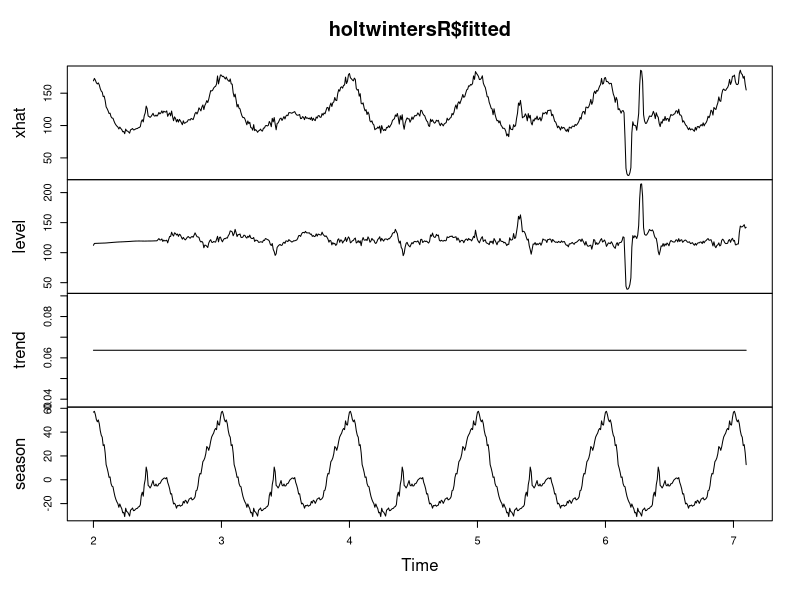
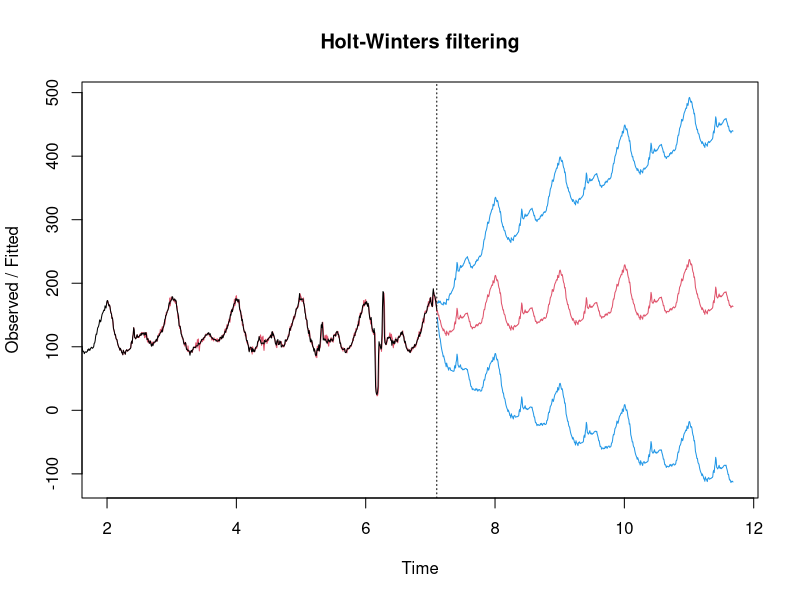

Generate these figures, in order, with R:
df_paper <- read.csv("DataPaper/TwitterDownsampledRed.csv")

ts_twitter = ts(df_paper['TwitterDownsampled'], frequency = 131)

holtwintersR <- HoltWinters(ts_twitter)
plot(holtwintersR$fitted)

p <- predict(holtwintersR, 600, prediction.interval = TRUE, level = 0.95)
plot(holtwintersR, p)